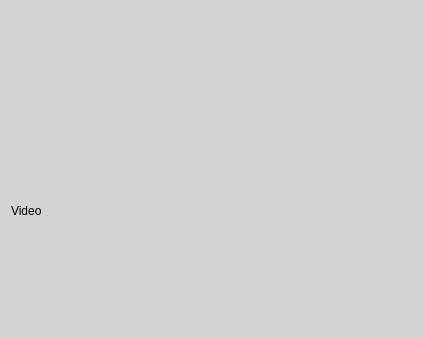
<?xml version="1.0" encoding="UTF-8"?>
<ui version="4.0">
 <class>Form</class>
 <widget class="QWidget" name="Form">
  <property name="geometry">
   <rect>
    <x>0</x>
    <y>0</y>
    <width>424</width>
    <height>338</height>
   </rect>
  </property>
  <property name="windowTitle">
   <string>Тест по фото</string>
  </property>
  <property name="windowIcon">
   <iconset>
    <normaloff>../IMG/logoLQ.png</normaloff>../IMG/logoLQ.png</iconset>
  </property>
  <property name="styleSheet">
   <string notr="true">background-color: lightgray;</string>
  </property>
  <layout class="QVBoxLayout" name="verticalLayout" stretch="1,3">
   <item>
    <widget class="QLabel" name="resultPlateOutL_1">
     <property name="font">
      <font>
       <family>PT Root UI Medium</family>
       <pointsize>18</pointsize>
       <weight>50</weight>
       <italic>false</italic>
       <bold>false</bold>
      </font>
     </property>
     <property name="styleSheet">
      <string notr="true"/>
     </property>
     <property name="text">
      <string/>
     </property>
     <property name="scaledContents">
      <bool>false</bool>
     </property>
     <property name="alignment">
      <set>Qt::AlignCenter</set>
     </property>
    </widget>
   </item>
   <item>
    <widget class="QLabel" name="videoL_1">
     <property name="text">
      <string>Video</string>
     </property>
     <property name="scaledContents">
      <bool>true</bool>
     </property>
    </widget>
   </item>
  </layout>
 </widget>
 <resources/>
 <connections/>
</ui>
